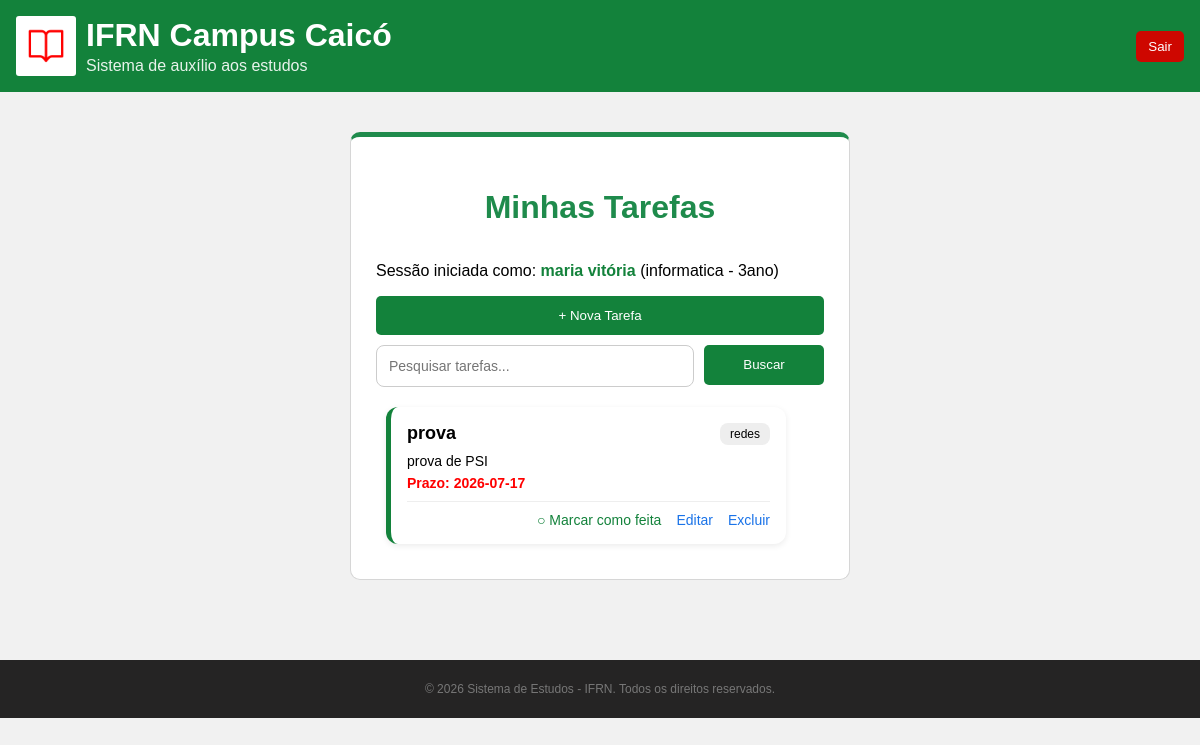
Before: /dashboard (signed in) with the older database file.
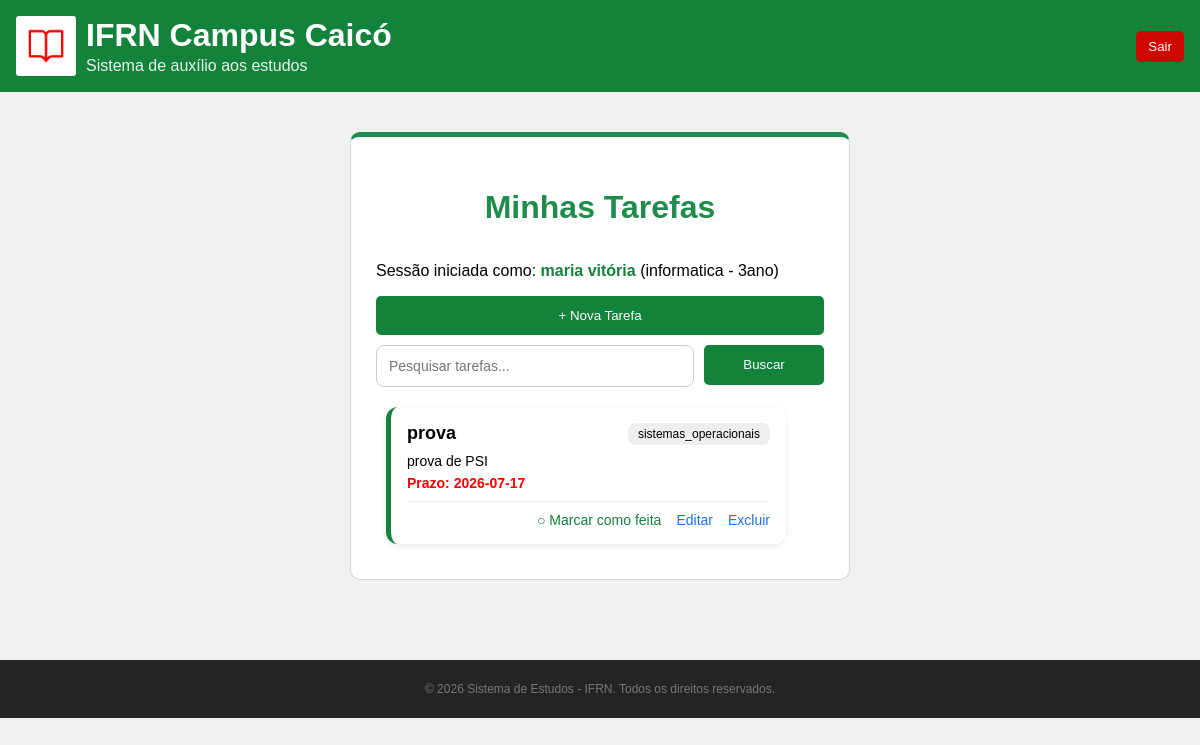
After: the same page with the newer database file.
### db.py (models this page shows)
class Usuario(db.Model, UserMixin):
    __tablename__ = "usuarios"
    id = db.Column(db.Integer, primary_key=True)
    nome = db.Column(db.String(100), nullable=False)
    email = db.Column(db.String(100), unique=True, nullable=False)
    senha = db.Column(db.String(100), nullable=False)
    curso = db.Column(db.String(100))
    periodo = db.Column(db.String(50))
    criado_em = db.Column(db.DateTime, server_default=db.func.now())
    tarefas = db.relationship("Tarefa",back_populates="usuario",cascade="all, delete-orphan")
    disciplinas = db.relationship("Disciplina",back_populates="usuario",cascade="all, delete-orphan")

class Tarefa(db.Model):
    __tablename__ = "tarefas"
    id = db.Column(db.Integer, primary_key=True)
    titulo = db.Column(db.String(150), nullable=False)
    descricao = db.Column(db.Text, nullable=False)
    disciplina = db.Column(db.String(100))
    data_entrega = db.Column(db.Date)
    concluida = db.Column(db.Boolean, default=False)
    data_criacao = db.Column(db.DateTime, server_default=db.func.now())
    usuario_id = db.Column(db.Integer,db.ForeignKey("usuarios.id"),nullable=False)
    usuario = db.relationship("Usuario", back_populates="tarefas")

### app.py (the view)
@app.route('/dashboard')
@login_required
def dashboard():
    usuario = current_user
    pesquisa = request.args.get('pesquisa', '').lower()
    if pesquisa:
        tarefas = Tarefa.query.filter(
            Tarefa.usuario_id == current_user.id,
            Tarefa.concluida == False,
            (
                Tarefa.titulo.ilike(f'%{pesquisa}%') |
                Tarefa.disciplina.ilike(f'%{pesquisa}%')
            )
        ).all()
    else:
        tarefas = Tarefa.query.filter_by(usuario_id=current_user.id,concluida=False).all()
    return render_template('dashboard.html',user=usuario,tarefas=tarefas,pesquisa=pesquisa)

### app.py (called while the page is built)
@login_manager.user_loader
def load_user(user_id):
    return db.session.get(Usuario, int(user_id))

### templates/dashboard.html (shortened to what this page needs)
{% extends "base.html" %}
{% block css_extra %}
<link rel="stylesheet" href="{{ url_for('static', filename='css/dashboard.css') }}">
{% endblock %}
{% block content %}
<div class="container">
    <h2>Minhas Tarefas</h2>
    <p>
        Sessão iniciada como: <strong>{{ user.nome }}</strong>
        ({{ user.curso }} - {{ user.periodo }})
    </p>
    <a href="{{ url_for('adicionar_tarefa') }}">
        <button type="button" class="input-verde">+ Nova Tarefa</button>
    </a>
    <form action="{{ url_for('dashboard') }}" method="get" class="form-busca">
        <input type="text" name="pesquisa" class="input-padrao" placeholder="Pesquisar tarefas..." value="{{ pesquisa }}">
        <button type="submit" class="bt-tarefa">Buscar</button>
    </form>
    {% if tarefas %}
        {% for tarefa in tarefas %}
            <div class="card">
                <div class="topo">
                    <h3>{{ tarefa.titulo }}</h3>
                    <span class="tag">{{ tarefa.disciplina }}</span>
                </div>
                <p>{{ tarefa.descricao }}</p>
                <p class="prazo">Prazo: {{ tarefa.data_entrega }}</p>
                <hr>
                <div class="acoes">
                    {% if not tarefa.concluida %}
                        <a href="{{ url_for('concluir', id=tarefa['id'])  }}" class="concluir">
                            ○ Marcar como feita
                        </a>
                    {% else %}
                        <span class="concluida">✔ Concluída</span>
                    {% endif %}
                    <a href="{{ url_for('editar', id=tarefa['id']) }}">Editar</a>
                    <a href="{{ url_for('excluir', id=tarefa['id']) }}">Excluir</a>
                </div>
            </div>
        {% endfor %}
    {% endif %}
</div>
{% endblock %}

### templates/base.html (shortened to what this page needs)
<!DOCTYPE html>
<html lang="pt-br">
<head>
    <link rel="stylesheet" href="{{ url_for('static', filename='css/style.css') }}">
    {% block css_extra %}
    {% endblock %}
</head>
<body>
    <header>
        {% block header %}
        <div id="div_logo"><img src="{{ url_for('static', filename='img/livro.png') }}" alt="Logo com um livro vermelho sobre um fundo branco" id="logo"></div>
        <div id="titulos">
            <p id="titulo">IFRN Campus Caicó</p>
            <p id="subtitulo">Sistema de auxílio aos estudos</p>
        </div>
        {% if user %}
        <form method="POST" action="{{ url_for('logout') }}" id="logout-form">
            <button type="submit">Sair</button>
        </form>
        {% endif %}
        {% endblock %}
    </header>
    <main>
    {% block content %}
    {% endblock %}
    </main>
    <footer>
        <p>&copy; 2026 Sistema de Estudos - IFRN. Todos os direitos reservados.</p>
    </footer>
</body>
</html>

### static/css/style.css (style rules this page uses)
* { box-sizing: border-box; }
body { margin: 0; font-family: Arial, sans-serif; background-color: rgb(241, 241, 241); }
h2 { text-align: center; color: rgb(31, 139, 76); margin-bottom: 20px; font-size: 32px; }
.container { display: flex; flex-direction: column; background-color: white; border: 1px solid #d6d6d6; width: 100%; max-width: 500px; margin-bottom: 20px; padding: 25px; border-radius: 10px; border-top: 5px solid rgb(31, 139, 76); }
header { background-color: rgb(19, 130, 59); color: white; padding: 16px 16px; display: flex; align-items: center; gap: 10px; }
main { margin-top: 40px; display: flex; flex-direction: column; align-items: center; padding-bottom: 60px; }
#div_logo { width: 60px; height: 60px; display: flex; align-items: center; justify-content: center; background-color: white; border-radius: 3px; }
#logo { width: 80%; height: 80%; }
#titulos { display: flex; flex-direction: column; }
#titulo { font-weight: bold; margin-top: 0; margin-bottom: 3px; font-size: 32px; }
#subtitulo { margin: 0; font-size: 16px; opacity: 0.9; }
#logout-form { margin-left: auto; }
#logout-form button { background-color: #ce0700; color: white; border: none; padding: 8px 12px; border-radius: 5px; cursor: pointer; }
.bt-tarefa { background-color: rgb(19, 130, 59); color: white; border: none; border-radius: 5px; cursor: pointer; margin-top: 10px; width: 100%; max-width: 120px; height: 40px; }
.links, a { text-decoration: none; color: rgb(119, 119, 119); text-align: center; }
.input-padrao { width: 100%; max-width: 580px; padding: 12px; margin: 10px 0; border-radius: 8px; border: 1px solid rgb(204, 204, 204); font-size: 14px; box-sizing: border-box; }
.input-verde { background-color: rgb(19, 130, 59); color: white; border: none; padding: 12px; border-radius: 5px; cursor: pointer; width: 100%; }
strong { color: rgb(19, 130, 59); }
footer { text-align: center; padding: 10px; font-size: 12px; color: #777; background-color: rgb(37, 36, 36); bottom: 0; width: 100%; }

### static/css/dashboard.css (style rules this page uses)
.prazo { font-weight: 600; color: red; font-weight: bold; }
.form-busca { display: flex; gap: 10px; }
.card { background: #fff; padding: 16px; margin: 10px; border-radius: 12px; border-left: 5px solid rgb(19, 130, 59); width: 100%; max-width: 400px; box-shadow: 0 2px 6px rgba(0,0,0,0.08); }
.topo { display: flex; justify-content: space-between; align-items: center; margin-bottom: 8px; }
.topo h3 { margin: 0; font-size: 18px; }
.tag { background-color: rgb(238, 238, 238); padding: 4px 10px; border-radius: 8px; font-size: 12px; }
.card p { margin: 6px 0; font-size: 14px; }
.card hr { border: none; border-top: 1px solid #eee; margin: 10px 0; }
.concluir { color: rgb(19, 130, 59) !important; text-decoration: none; font-size: 14px; }
.acoes { display: flex; justify-content: flex-end; gap: 15px; }
.acoes a { text-decoration: none; color: rgb(26, 115, 232); font-size: 14px; }

Changed rows visible on the page:
changed Tarefa "prova": disciplina "redes" → "sistemas_operacionais"
